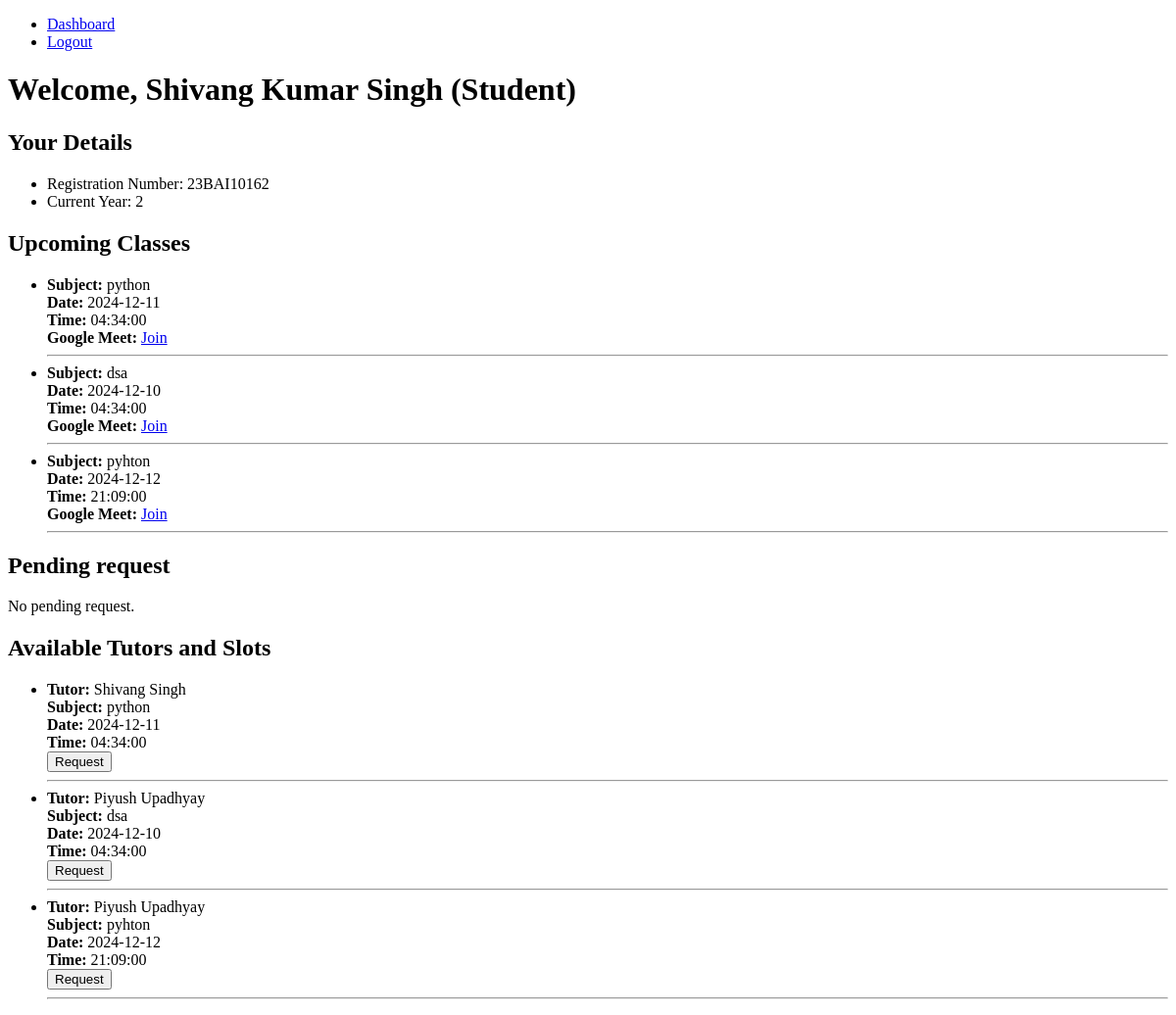
The app's page /dashboard (signed in), older data.
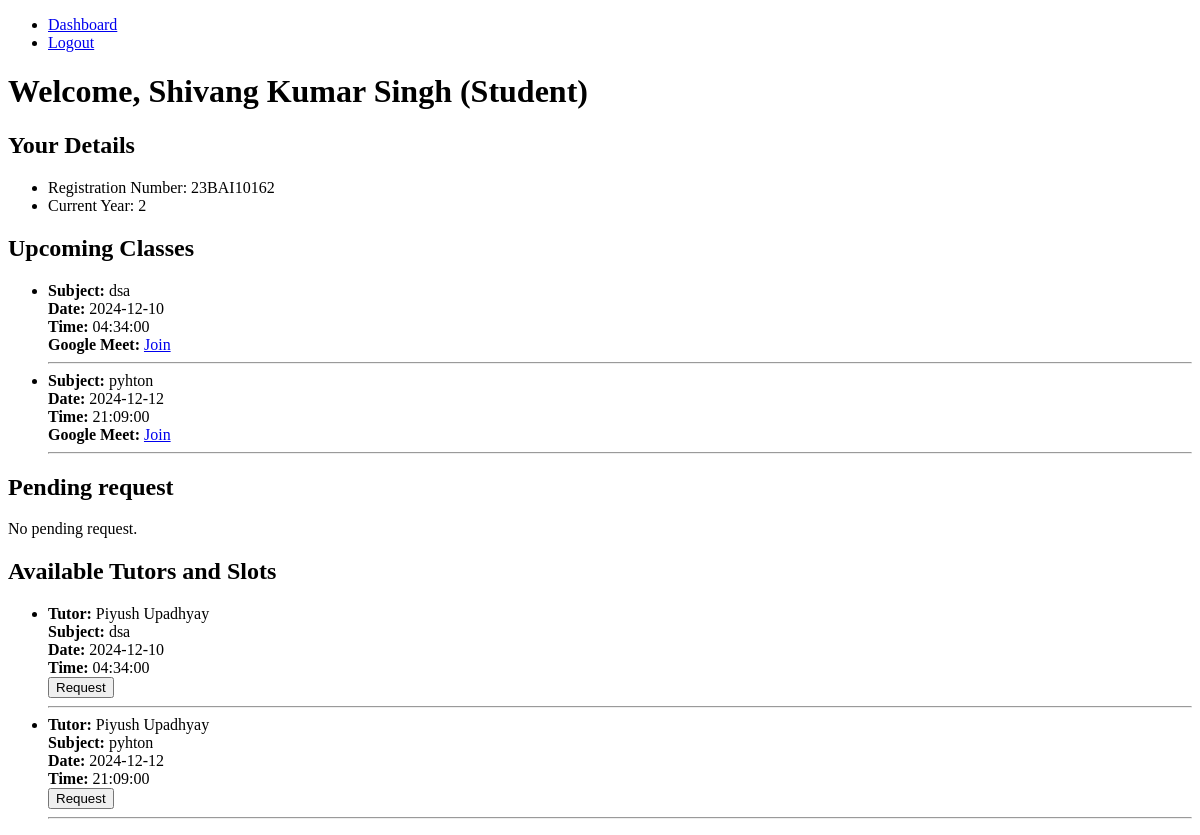
The same page, newer data.
### models.py (models this page shows)
class User(db.Model):
    __tablename__ = "users"
    registration_number = db.Column(db.String(20), primary_key=True)
    name = db.Column(db.String(100), nullable=False)
    email = db.Column(db.String(100), nullable=False)
    password_hash = db.Column(db.Text, nullable=False)
    role = db.Column(
        db.Enum("student", "tutor", "admin", name="user_roles"), nullable=False
    )
    created_at = db.Column(db.DateTime, default=datetime.utcnow)
    student = db.relationship("Student", back_populates="user", uselist=False)
    tutor = db.relationship("Tutor", back_populates="user", uselist=False)

class Student(db.Model):
    __tablename__ = "students"
    registration_number = db.Column(
        db.String(20), db.ForeignKey("users.registration_number"), primary_key=True
    )
    current_year = db.Column(db.Integer, nullable=False)
    id_card = db.Column(db.Text, nullable=False)
    user = db.relationship("User", back_populates="student")
    requests = db.relationship("Request", back_populates="student")
    reviews = db.relationship("Review", back_populates="student")

class Request(db.Model):
    __tablename__ = "requests"
    id = db.Column(db.Integer, primary_key=True)
    slot_id = db.Column(db.Integer, db.ForeignKey("slots.id"), nullable=False)
    student_registration_number = db.Column(
        db.String(20), db.ForeignKey("students.registration_number"), nullable=False
    )
    status = db.Column(
        db.Enum("pending", "accepted", "rejected", name="request_status"),
        default="pending",
    )
    request_date = db.Column(db.DateTime, default=datetime.utcnow)
    slot = db.relationship("Slot", back_populates="requests")
    student = db.relationship("Student", back_populates="requests")

class Slot(db.Model):
    __tablename__ = "slots"
    id = db.Column(db.Integer, primary_key=True)
    tutor_registration_number = db.Column(
        db.String(20), db.ForeignKey("tutors.registration_number"), nullable=False
    )
    subject = db.Column(db.String(100), nullable=False)
    date = db.Column(db.Date, nullable=False)
    time = db.Column(db.Time, nullable=False)
    gmeet_link = db.Column(db.String(255), nullable=True)
    created_at = db.Column(db.DateTime, default=datetime.utcnow)
    tutor = db.relationship("Tutor", back_populates="slots")
    requests = db.relationship("Request", back_populates="slot")
    reviews = db.relationship("Review", back_populates="slot")

### controllers.py (the view)
@app.route("/dashboard", methods=["GET", "POST"])
@auth_required
def dashboard():
    user = User.query.get(session["user_id"])
    if user.role == "tutor":
        tutor = Tutor.query.filter_by(
            registration_number=user.registration_number
        ).first()
        slots = Slot.query.filter_by(
            tutor_registration_number=tutor.registration_number
        ).all()
        requests = (
            Request.query.join(Slot)
            .filter(Slot.tutor_registration_number == tutor.registration_number)
            .all()
        )
        if "delete" in request.args:
            slot_id=request.args.get("slot_id")
            slot=Slot.query.filter_by(id=slot_id).first()
            requests=Request.query.filter_by(slot_id=slot_id).all()
            for r in requests:
                db.session.delete(r)
            db.session.delete(slot)
            db.session.commit()
            return redirect(url_for("dashboard"))
        return render_template(
            "tutor.html", user=user, tutor=tutor, slots=slots, requests=requests
        )
    elif user.role == "student":
        student = Student.query.filter_by(
            registration_number=user.registration_number
        ).first()
        slots = (
            db.session.query(
                Slot.id,
                Slot.subject,
                Slot.date,
                Slot.time,
                Tutor.registration_number,
                User.name.label("tutor_name"),
            )
            .join(Tutor, Slot.tutor_registration_number == Tutor.registration_number)
            .join(User, User.registration_number == Tutor.registration_number)
            .all()
        )
        upcoming = (
            Request.query.join(Slot)
            .filter(
                Request.student_registration_number == user.registration_number,
                Request.status == "accepted",
            )
            .all()
        )
        pending = (
            Request.query.join(Slot)
            .filter(
                Request.student_registration_number == user.registration_number,
                Request.status == "pending",
            )
            .all()
        )
        return render_template(
            "student.html",
            user=user,
            student=student,
            slots=slots,
            upcoming=upcoming,
            pending=pending,
        )
    elif user.role == "admin":
        tutors = Tutor.query.all()
        students = Student.query.all()
        return render_template("admin.html", user=user, tutors=tutors, students=students)

### controllers.py (called while the page is built)
def auth_required(func):
    @wraps(func)
    def inner(*args, **kwargs):
        if "user_id" in session:
            return func(*args, **kwargs)
        else:
            flash("Please login to continue")
            return redirect(url_for("home"))
    return inner

### templates/student.html
{% extends "base.html" %} {% block title %}Student Dashboard{% endblock %} {%
block content %}
<h1>Welcome, {{ user.name }} (Student)</h1>
<section>
  <h2>Your Details</h2>
  <ul>
    <li>Registration Number: {{ user.registration_number }}</li>
    <li>Current Year: {{ student.current_year }}</li>
  </ul>
</section>
<section>
  <h2>Upcoming Classes</h2>
  {% if upcoming and upcoming|length > 0 %}
  <ul>
    {% for request in upcoming %}
    <li>
      <strong>Subject:</strong> {{ request.slot.subject }} <br />
      <strong>Date:</strong> {{ request.slot.date }} <br />
      <strong>Time:</strong> {{ request.slot.time }} <br />
      <strong>Google Meet:</strong>
      <a href="{{ request.slot.gmeet_link }}" target="_blank">Join</a>
    </li>
    <hr />
    {% endfor %}
  </ul>
  {% else %}
  <p>No upcoming classes scheduled.</p>
  {% endif %}
</section>
<section>
  <h2>Pending request</h2>
  {% if pending and pending|length > 0 %}
  <ul>
    {% for request in pending %}
    <li>
      <strong>Subject:</strong> {{ request.slot.subject }} <br />
      <strong>Date:</strong> {{ request.slot.date }} <br />
      <strong>Time:</strong> {{ request.slot.time }} <br />
    </li>
    <hr />
    {% endfor %}
  </ul>
  {% else %}
  <p>No pending request.</p>
  {% endif %}
</section>
<section>
  <h2>Available Tutors and Slots</h2>
  {% if slots and slots|length > 0 %}
  <ul>
    {% for slot in slots %}
    <li>
      <strong>Tutor:</strong> {{ slot.tutor_name }} <br />
      <strong>Subject:</strong> {{ slot.subject }} <br />
      <strong>Date:</strong> {{ slot.date }} <br />
      <strong>Time:</strong> {{ slot.time }} <br />
      {% set is_requested = False %} {% for request in pending %} {% if
      request.slot_id == slot.id %} {% set is_requested = True %} {% endif %} {%
      endfor %} {% if is_requested %}
      <p><em>Request Pending</em></p>
      {% else %}
      <form action="/request_slot/{{ slot.id }}" method="POST">
        <button type="submit">Request</button>
      </form>
      {% endif %}
    </li>
    <hr />
    {% endfor %}
  </ul>
  {% else %}
  <p>No tutors or slots available at the moment. Please check back later!</p>
  {% endif %}
</section>
{% endblock %}

### templates/base.html (shortened to what this page needs)
<!DOCTYPE html>
<html lang="en">
  <head>
  </head>
  <body>
    <header>
      <nav>
        <ul>
          <li><a href="{{ url_for('dashboard') }}">Dashboard</a></li>
          <li><a href="{{ url_for('logout') }}">Logout</a></li>
        </ul>
      </nav>
    </header>
    <main>
      {% block content %} Role-specific content will be inserted here {%
      endblock %}
    </main>
  </body>
</html>

Row changes from the older to the newer data that the page shows:
removed Request: slot.subject "python", slot "2024-12-11", slot.time "04:34:00"
removed Slot: tutor_name "Shivang Singh", subject "python", date "2024-12-11", time "04:34:00"
